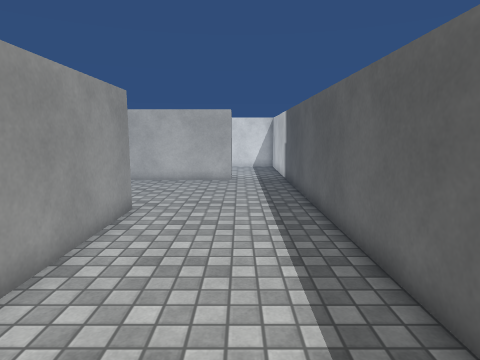
[1] (above)

18 first-person views from a walk through a 3-D level made in the Unity game engine. The camera is 1.4 m above the floor, tilts 8° down and sees 75° across. The floor is counted in squares, 0.56 m on a side. Each view is taken from the middle of a square. On the plan, view 1 faces up. The plan holds only what a view shows up to about 19 squares ahead; the rest is blank. The player is left out. Some animated figures are not drawn. Surface patterns are stand-ins for the level's own textures.

[2]
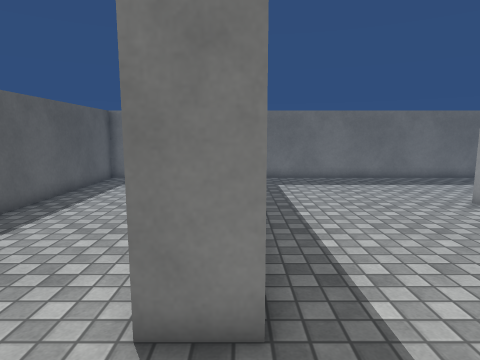

[3]
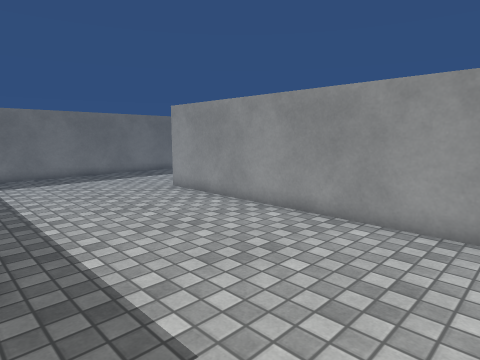

[4]
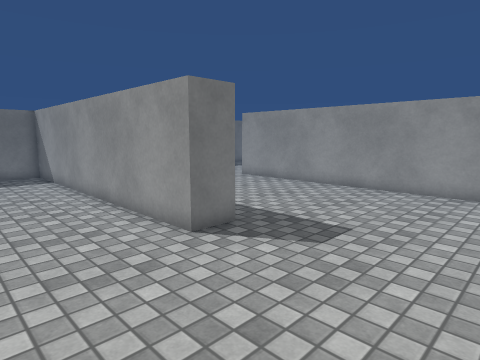

[5]
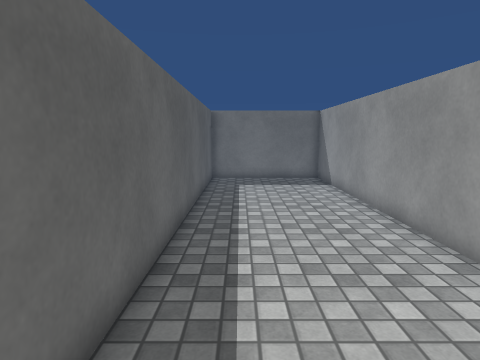

[6]
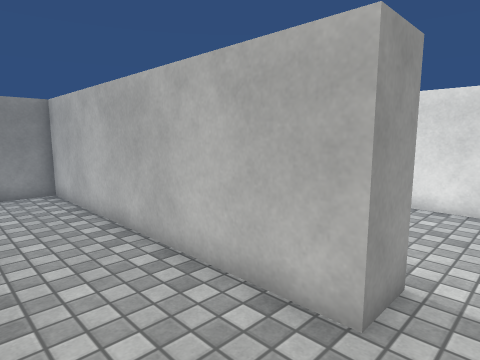

[7]
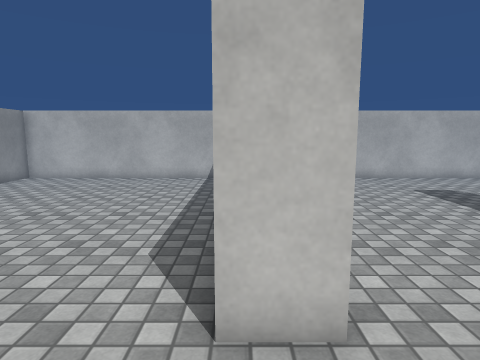

[8]
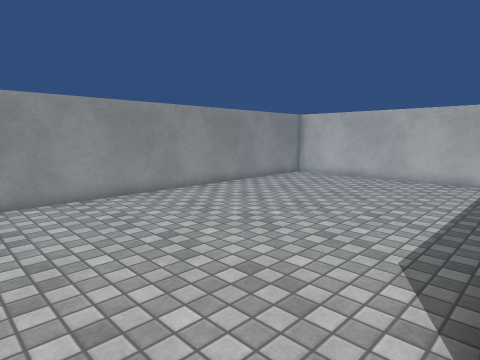

[9]
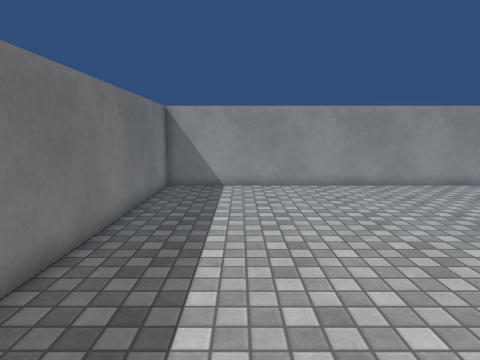

[10]
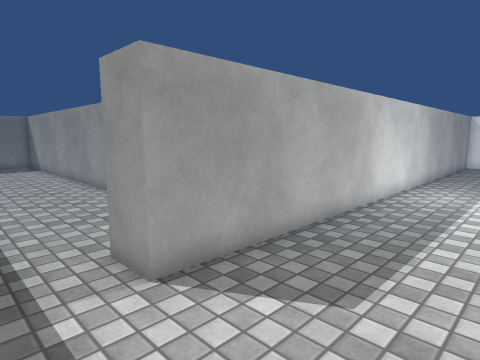

[11]
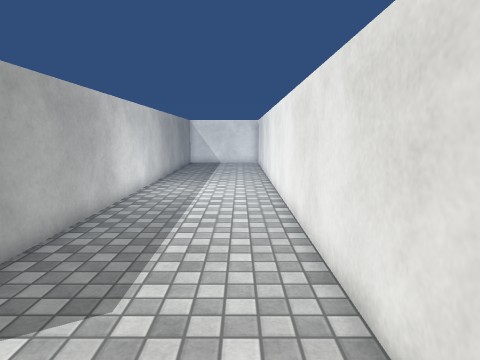

[12]
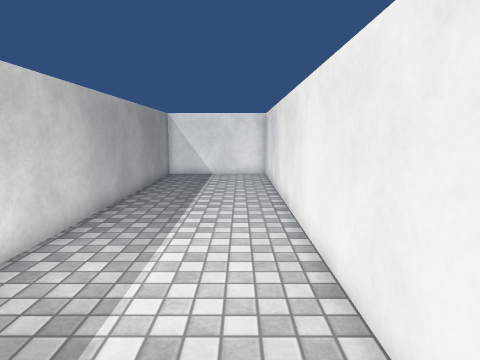

[13]
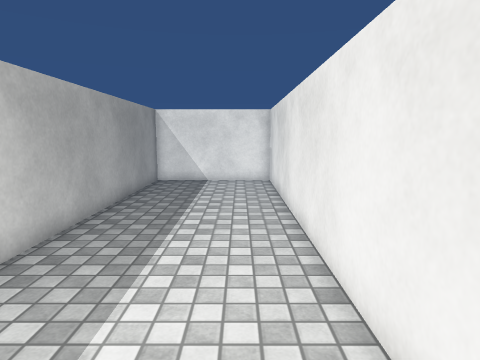

[14]
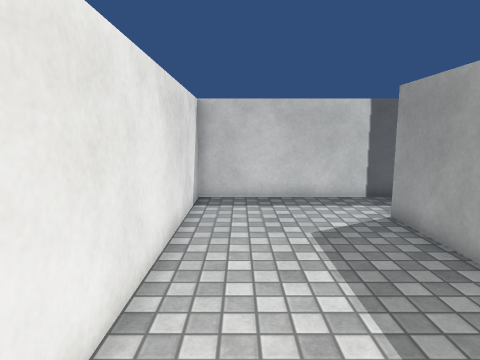

[15]
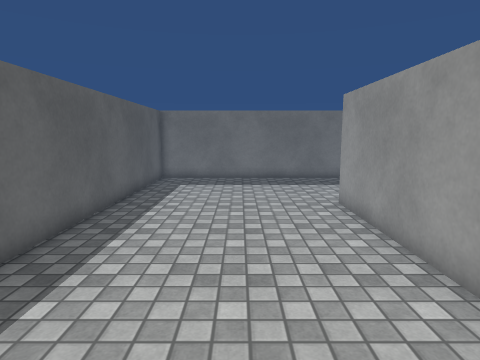

[16]
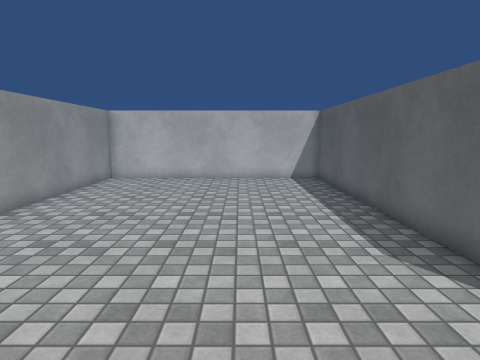

[17]
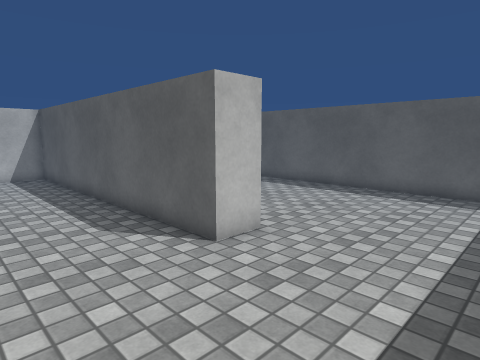

[18]
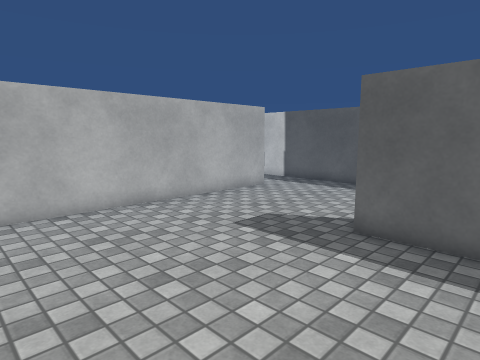

### Floor plan
Ten units are one square. View 1 is at (0, 0); x grows to the right and y downward. Boxes are objects, and circles mark ways between rooms. Rooms are numbered by the first view taken in them; rooms with no view inside come last. Other rooms are left out.
<svg viewBox="-282 -262 314 314">
<path fill="none" stroke="#000" d="M-5 -177 -137 -177 -137 -25 -153 -25 -153 -177 -277 -177 -277 47 -53 47 -53 -105 -37 -105 -37 47 27 47 27 -175M27 -175 27 -257 -277 -257 -277 -193 -5 -193 -5 -177"/>
<circle cx="10" cy="-185" r="3" fill="#2a7"/>
<text x="-130" y="-70">1</text>
<text x="-120" y="-220">2</text>
</svg>
Room 1 opens to room 2.

Where each view was taken, in squares from view 1:
view 1: 0 up, 0 right, facing up
view 2: 14 up, 5 left, facing down
view 3: 16 up, 5 left, facing down-left
view 4: 17 up, 1 right, facing down-left
view 5: 14 up, 1 right, facing down
view 6: 14 up, 1 right, facing up-left
view 7: 1 down, 15 left, facing up
view 8: 1 down, 15 left, facing up-left
view 9: 1 down, 12 left, facing left
view 10: 24 up, 2 right, facing down-left
view 11: 24 up, 2 right, facing left
view 12: 24 up, 7 left, facing left
view 13: 24 up, 10 left, facing left
view 14: 24 up, 10 left, facing right
view 15: 14 up, 10 left, facing down
view 16: 1 down, 20 left, facing up
view 17: 3 down, 20 left, facing up-right
view 18: 7 up, 13 left, facing up-right
